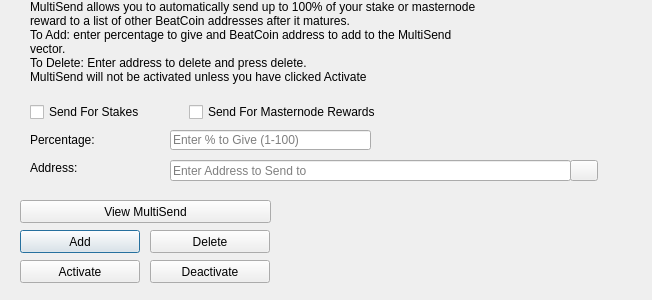
<?xml version="1.0" encoding="UTF-8"?>
<ui version="4.0">
 <class>MultiSendDialog</class>
 <widget class="QDialog" name="MultiSendDialog">
  <property name="windowModality">
   <enum>Qt::NonModal</enum>
  </property>
  <property name="geometry">
   <rect>
    <x>0</x>
    <y>0</y>
    <width>652</width>
    <height>300</height>
   </rect>
  </property>
  <property name="windowTitle">
   <string>MultiSend</string>
  </property>
  <widget class="QLineEdit" name="multiSendPercentEdit">
   <property name="geometry">
    <rect>
     <x>170</x>
     <y>130</y>
     <width>201</width>
     <height>20</height>
    </rect>
   </property>
   <property name="toolTip">
    <string>Enter whole numbers 1 - 100</string>
   </property>
   <property name="placeholderText">
    <string>Enter % to Give (1-100)</string>
   </property>
  </widget>
  <widget class="QLineEdit" name="multiSendAddressEdit">
   <property name="geometry">
    <rect>
     <x>170</x>
     <y>160</y>
     <width>401</width>
     <height>21</height>
    </rect>
   </property>
   <property name="toolTip">
    <string/>
   </property>
   <property name="placeholderText">
    <string>Enter Address to Send to</string>
   </property>
  </widget>
  <widget class="QLabel" name="label_2">
   <property name="geometry">
    <rect>
     <x>30</x>
     <y>0</y>
     <width>451</width>
     <height>121</height>
    </rect>
   </property>
   <property name="lineWidth">
    <number>1</number>
   </property>
   <property name="text">
    <string>MultiSend allows you to automatically send up to 100% of your stake or masternode reward to a list of other BeatCoin addresses after it matures.
To Add: enter percentage to give and BeatCoin address to add to the MultiSend vector.
To Delete: Enter address to delete and press delete.
MultiSend will not be activated unless you have clicked Activate</string>
   </property>
   <property name="alignment">
    <set>Qt::AlignLeading|Qt::AlignLeft|Qt::AlignTop</set>
   </property>
   <property name="wordWrap">
    <bool>true</bool>
   </property>
  </widget>
  <widget class="QLabel" name="message">
   <property name="geometry">
    <rect>
     <x>290</x>
     <y>200</y>
     <width>351</width>
     <height>91</height>
    </rect>
   </property>
   <property name="text">
    <string/>
   </property>
  </widget>
  <widget class="QPushButton" name="addButton">
   <property name="geometry">
    <rect>
     <x>20</x>
     <y>230</y>
     <width>120</width>
     <height>23</height>
    </rect>
   </property>
   <property name="toolTip">
    <string/>
   </property>
   <property name="statusTip">
    <string>Add to MultiSend Vector</string>
   </property>
   <property name="text">
    <string>Add</string>
   </property>
  </widget>
  <widget class="QPushButton" name="disableButton">
   <property name="geometry">
    <rect>
     <x>150</x>
     <y>260</y>
     <width>120</width>
     <height>23</height>
    </rect>
   </property>
   <property name="statusTip">
    <string>Deactivate MultiSend</string>
   </property>
   <property name="text">
    <string>Deactivate</string>
   </property>
  </widget>
  <widget class="QPushButton" name="addressBookButton">
   <property name="geometry">
    <rect>
     <x>570</x>
     <y>160</y>
     <width>28</width>
     <height>21</height>
    </rect>
   </property>
   <property name="toolTip">
    <string>Choose an address from the address book</string>
   </property>
   <property name="text">
    <string/>
   </property>
   <property name="icon">
    <iconset resource="../beatcoin.qrc">
     <normaloff>:/icons/address-book</normaloff>:/icons/address-book</iconset>
   </property>
   <property name="shortcut">
    <string>Alt+A</string>
   </property>
   <property name="autoDefault">
    <bool>false</bool>
   </property>
  </widget>
  <widget class="QLabel" name="label">
   <property name="geometry">
    <rect>
     <x>30</x>
     <y>130</y>
     <width>121</width>
     <height>20</height>
    </rect>
   </property>
   <property name="toolTip">
    <string>Percentage of stake to send</string>
   </property>
   <property name="text">
    <string>Percentage:</string>
   </property>
  </widget>
  <widget class="QLabel" name="label_5">
   <property name="geometry">
    <rect>
     <x>30</x>
     <y>160</y>
     <width>111</width>
     <height>16</height>
    </rect>
   </property>
   <property name="toolTip">
    <string>Address to send portion of stake to</string>
   </property>
   <property name="text">
    <string>Address:</string>
   </property>
  </widget>
  <widget class="QPushButton" name="deleteButton">
   <property name="geometry">
    <rect>
     <x>150</x>
     <y>230</y>
     <width>120</width>
     <height>23</height>
    </rect>
   </property>
   <property name="toolTip">
    <string/>
   </property>
   <property name="statusTip">
    <string>Delete Address From MultiSend Vector</string>
   </property>
   <property name="text">
    <string>Delete</string>
   </property>
  </widget>
  <widget class="QPushButton" name="activateButton">
   <property name="geometry">
    <rect>
     <x>20</x>
     <y>260</y>
     <width>120</width>
     <height>23</height>
    </rect>
   </property>
   <property name="statusTip">
    <string>Activate MultiSend</string>
   </property>
   <property name="text">
    <string>Activate</string>
   </property>
  </widget>
  <widget class="QPushButton" name="viewButton">
   <property name="geometry">
    <rect>
     <x>20</x>
     <y>200</y>
     <width>251</width>
     <height>23</height>
    </rect>
   </property>
   <property name="toolTip">
    <string/>
   </property>
   <property name="statusTip">
    <string>View MultiSend Vector</string>
   </property>
   <property name="text">
    <string>View MultiSend</string>
   </property>
  </widget>
  <widget class="QWidget" name="horizontalLayoutWidget">
   <property name="geometry">
    <rect>
     <x>30</x>
     <y>100</y>
     <width>351</width>
     <height>24</height>
    </rect>
   </property>
   <layout class="QHBoxLayout" name="horizontalLayout">
    <item>
     <widget class="QCheckBox" name="multiSendStakeCheckBox">
      <property name="text">
       <string>Send For Stakes</string>
      </property>
     </widget>
    </item>
    <item>
     <widget class="QCheckBox" name="multiSendMasternodeCheckBox">
      <property name="text">
       <string>Send For Masternode Rewards</string>
      </property>
     </widget>
    </item>
   </layout>
  </widget>
 </widget>
 <resources>
  <include location="../beatcoin.qrc"/>
 </resources>
 <connections/>
</ui>
